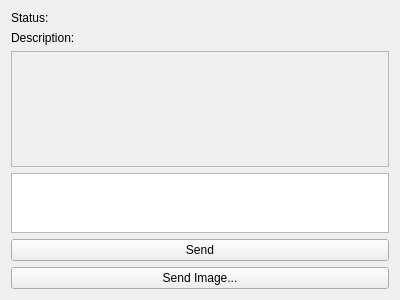
<?xml version="1.0" encoding="UTF-8"?>
<ui version="4.0">
 <class>SimpleChatTab</class>
 <widget class="QWidget" name="SimpleChatTab">
  <property name="geometry">
   <rect>
    <x>0</x>
    <y>0</y>
    <width>400</width>
    <height>300</height>
   </rect>
  </property>
  <property name="windowTitle">
   <string>Form</string>
  </property>
  <layout class="QVBoxLayout" name="verticalLayout">
   <item>
    <widget class="QLabel" name="lblStatus">
     <property name="sizePolicy">
      <sizepolicy hsizetype="Preferred" vsizetype="Minimum">
       <horstretch>0</horstretch>
       <verstretch>0</verstretch>
      </sizepolicy>
     </property>
     <property name="text">
      <string>Status:</string>
     </property>
     <property name="wordWrap">
      <bool>true</bool>
     </property>
    </widget>
   </item>
   <item>
    <widget class="QLabel" name="lblDescription">
     <property name="sizePolicy">
      <sizepolicy hsizetype="Preferred" vsizetype="Minimum">
       <horstretch>0</horstretch>
       <verstretch>0</verstretch>
      </sizepolicy>
     </property>
     <property name="text">
      <string>Description:</string>
     </property>
     <property name="wordWrap">
      <bool>true</bool>
     </property>
    </widget>
   </item>
   <item>
    <widget class="ChatWidget" name="chatWidget"/>
   </item>
   <item>
    <widget class="BetterPlainTextEdit" name="edtInput">
     <property name="sizePolicy">
      <sizepolicy hsizetype="Expanding" vsizetype="Fixed">
       <horstretch>0</horstretch>
       <verstretch>0</verstretch>
      </sizepolicy>
     </property>
     <property name="maximumSize">
      <size>
       <width>16777215</width>
       <height>60</height>
      </size>
     </property>
     <property name="tabChangesFocus">
      <bool>true</bool>
     </property>
    </widget>
   </item>
   <item>
    <widget class="QPushButton" name="btnInputSend">
     <property name="maximumSize">
      <size>
       <width>16777215</width>
       <height>23</height>
      </size>
     </property>
     <property name="text">
      <string>Send</string>
     </property>
    </widget>
   </item>
   <item>
    <widget class="QPushButton" name="btnSendImage">
     <property name="text">
      <string>Send Image...</string>
     </property>
    </widget>
   </item>
  </layout>
 </widget>
 <customwidgets>
  <customwidget>
   <class>ChatWidget</class>
   <extends>QScrollArea</extends>
   <header>widgets/ChatWidget.h</header>
   <container>1</container>
  </customwidget>
  <customwidget>
   <class>BetterPlainTextEdit</class>
   <extends>QPlainTextEdit</extends>
   <header>widgets/BetterPlainTextEdit.h</header>
  </customwidget>
 </customwidgets>
 <resources/>
 <connections/>
</ui>
